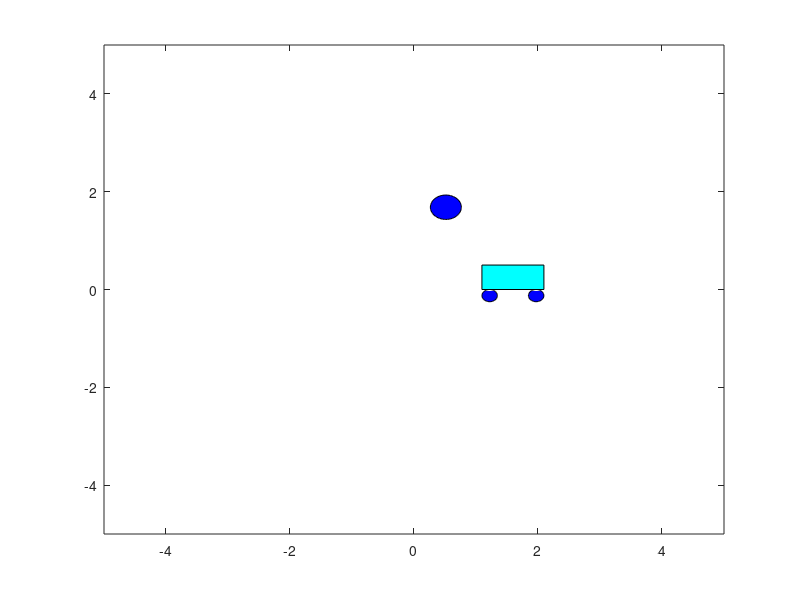

Recreate this plot in MATLAB.
m = 1; M = 5; l = 2; g = 10; d = 1;dt=0.05; w0=0; theta0=0.3;x0=0;v0=0;u=10;
A=[0 1 0 0; 0 0 m*g/M 0; 0 0 0 1; 0 0 (m+M)*g/M*l 0];
eig(A)
B=[0; 1/M;0;1/(M*l)];
rank(ctrb(A,B));
eigs=[-0.1; -0.2; -2.3; -3.4];
k=place(A,B,eigs)
eig(A-B*k);

for t=0:dt:10
    clf;
    X=[x0-0;v0-0;theta0-0;w0-0];
    u=0;
    atheta=(u*cos(theta0)-m*l*sin(theta0)*cos(theta0)*w0*w0+(M+m)*g*sin(theta0))/(M*l+m*l*sin(theta0)*sin(theta0));
    w1=w0+atheta*dt;
    theta1=theta0+w1*dt;
    ax=(m*l*cos(theta0)*atheta-m*l*sin(theta0)*w0*w0)/(M+m);
    v1=v0+ax*dt;
    x1=x0+v1*dt;
    x=[x0-0.5 x0-0.5 x0+0.5 x0+0.5];
    y=[0 0.5 0.5 0];
    axis equal
    xm=[x0-l*sin(theta0)-0.5  x0-l*sin(theta0)-0.5  x0-l*sin(theta0)+0.5  x0-l*sin(theta0)+0.5];
    ym=[l*cos(theta0)-0.5  l*cos(theta0)+0.5  l*cos(theta0)+0.5  l*cos(theta0)-0.5];
    xc=[x0 -100; x0-l*sin(theta0) 200];
    yc=[0.25 -0.25; l*cos(theta0) -0.25];
    fill(x,y,'cyan');
    hold on;
    rectangle('Position', [x0-l*sin(theta0)-0.25, l*cos(theta0)-0.25, 0.5, 0.5], 'Curvature', [1, 1],'FaceColor','b');
    fill(xc,yc,'y');
    rectangle('Position', [x0-0.5, -0.25, 0.25, 0.25], 'Curvature', [1, 1],'FaceColor','b');
    rectangle('Position', [x0+0.25, -0.25, 0.25, 0.25], 'Curvature', [1, 1],'FaceColor','b');
    %rectangle('Position', [x0-l, -l, 2*l, 2*l], 'Curvature', [1, 1]);
    axis([-5 5 -5 5]);
    drawnow;
    pause(0.1);
    %disp(x);
    %plot(t,x0,'*');
    hold on;
    x0=x1;
    v0=v1;
    w0=w1;
    theta0=theta1;
end

% A=[0 1 0 0; 0 0 m*g/M 0; 0 0 0 1; 0 0 (m+M)*g/M*l 0];
% eig(A);
% B=[0; 1/M;0;1/M*l];
% rank(ctrb(A,B));
% eigs=[-1.1; -1.2; -1.3; -1.4];
% k=place(A,B,eigs);
% eig(A-B*k)
% %xdot=(A-Bk)x
% %k=place(A,B,eigs)